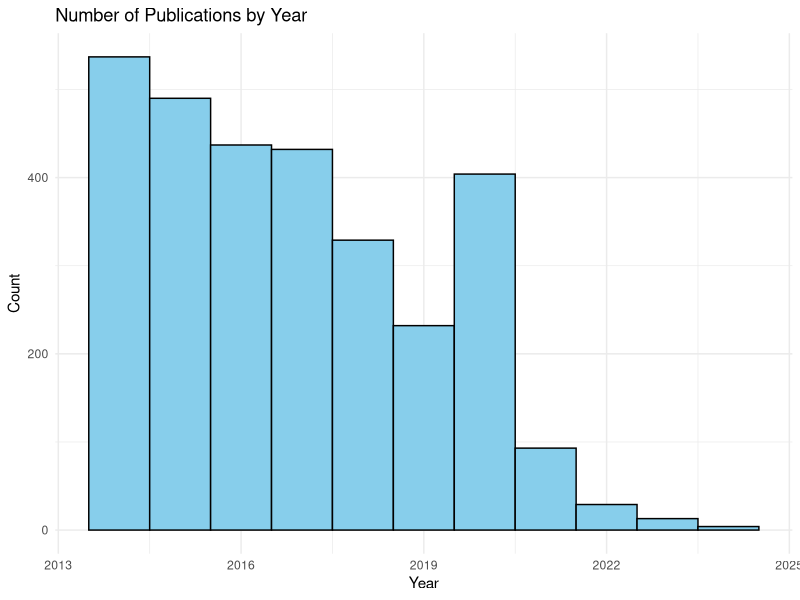
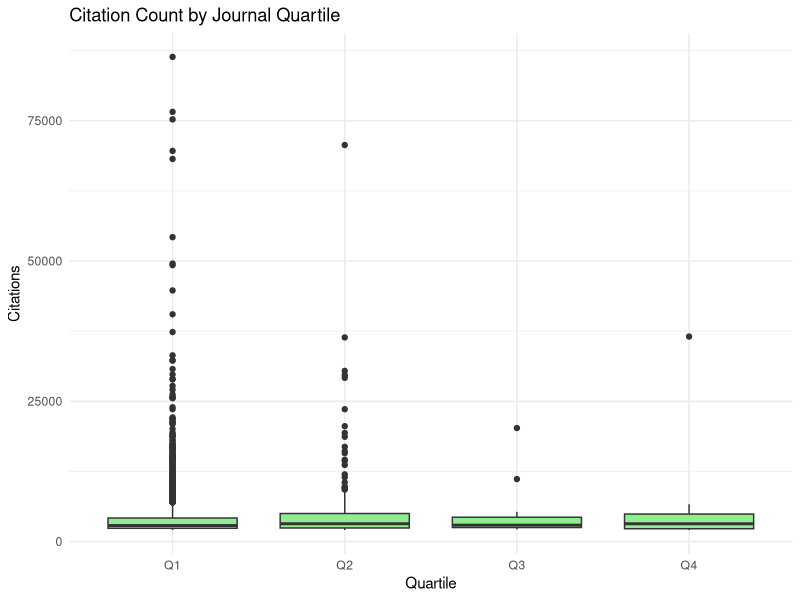
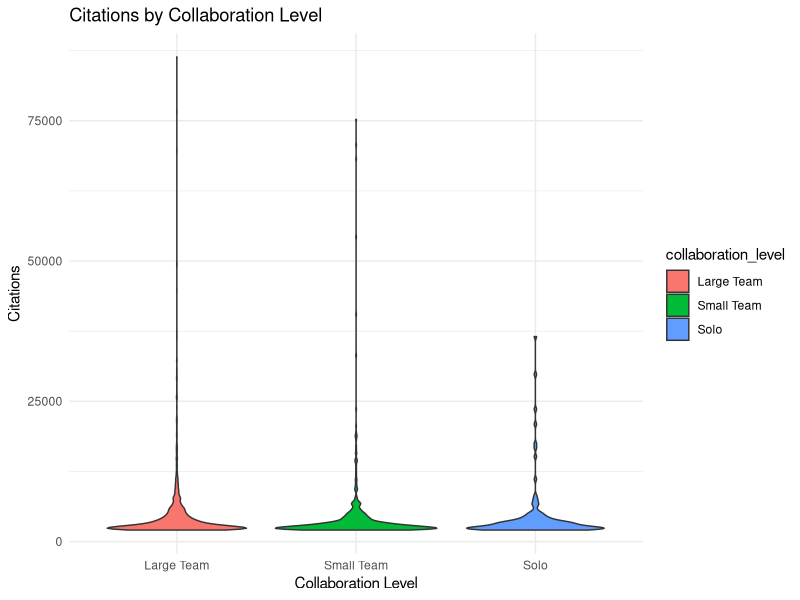
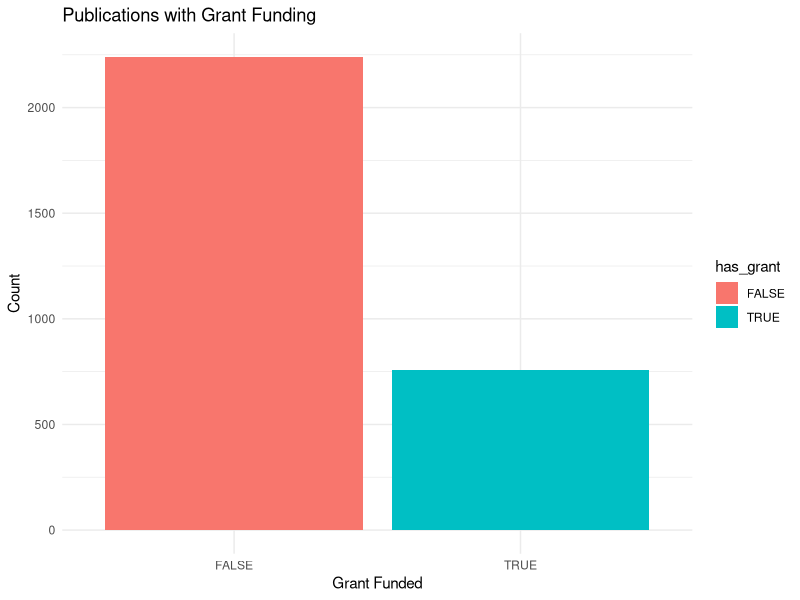
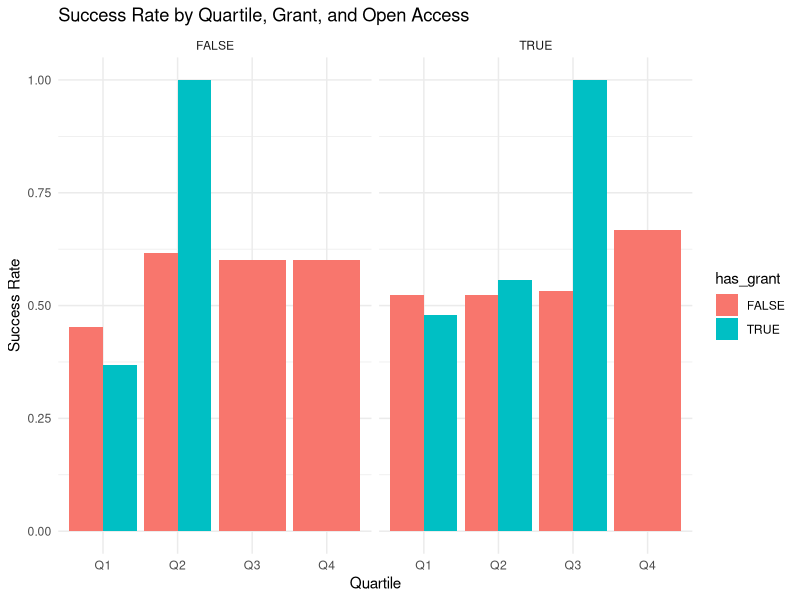
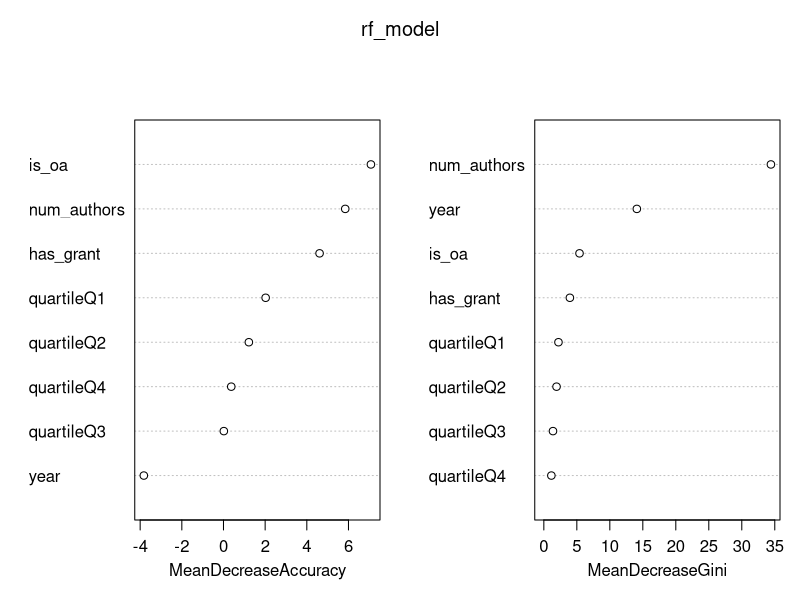
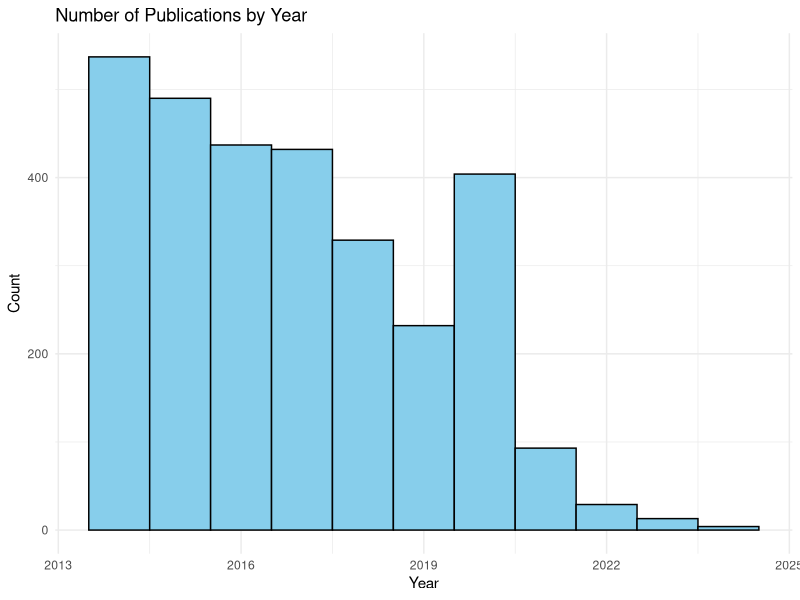
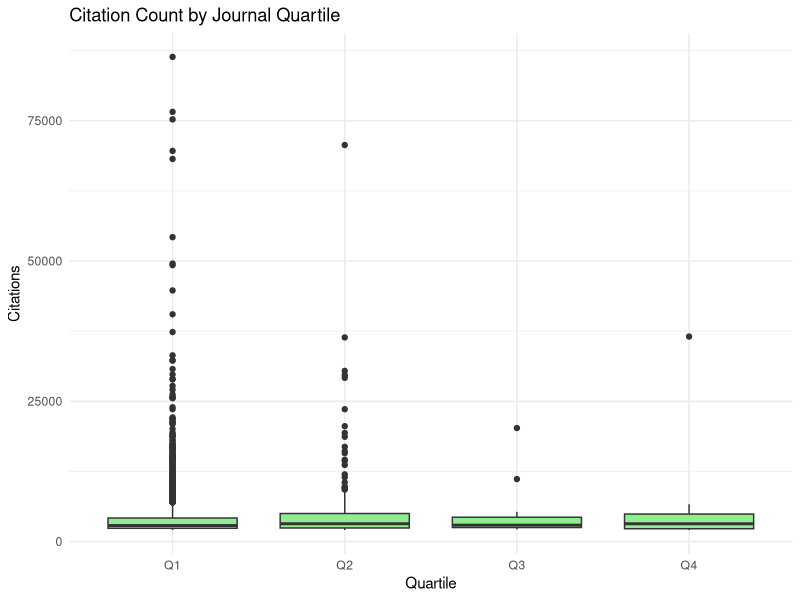

Reproduce these figures in R, in order.
# Установка пакетов (если нужно)
install.packages(c("tidyverse", "ggplot2", "caret", "randomForest", "corrplot"))

# Загрузка библиотек
library(tidyverse)
library(ggplot2)
library(caret)
library(randomForest)

#Авторы проекта
cat("Проект выполнила: Кадырова Резеда Адгамовна. Помогали: Александрова У.В., Ахтямов М.Р.", "\n")

# Загрузка данных (укажите свой путь к файлу)
publications <- read_csv("publication.csv")

# Просмотр структуры данных
glimpse(publications)

# Проверим общее количество NA
cat("Общее количество пропущенных значений:", sum(is.na(publications)), "\n")

# Очистка и подготовка
data_clean <- publications %>%
  # Обработка пропусков
  mutate(
    citations = replace_na(citations, 0),
    is_oa = as.logical(is_oa),
    has_grant = as.logical(has_grant),
    quartile = as.factor(quartile),
    journal_name = replace_na(journal_name, "Unknown")
  ) %>%
  # Создание переменной successful (цитируемость выше медианы за год)
  group_by(year) %>%
  mutate(
    median_citations = median(citations, na.rm = TRUE),
    successful = citations > median_citations
  ) %>%
  ungroup() %>%
  # Создание переменной collaboration_level
  mutate(
    collaboration_level = case_when(
      num_authors == 1 ~ "Solo",
      num_authors <= 3 ~ "Small Team",
      TRUE ~ "Large Team"
    ),
    collaboration_level = as.factor(collaboration_level)
  )

# Проверка пропусков
colSums(is.na(data_clean))

#Гистограмма публикаций по годам
ggplot(data_clean, aes(x = year)) +
  geom_histogram(binwidth = 1, fill = "skyblue", color = "black") +
  labs(title = "Number of Publications by Year", x = "Year", y = "Count") +
  theme_minimal()
ggsave("figures/publications_by_year.png")

#Boxplot цитируемости по квартилям
ggplot(data_clean, aes(x = quartile, y = citations)) +
  geom_boxplot(fill = "lightgreen") +
  labs(title = "Citation Count by Journal Quartile", x = "Quartile", y = "Citations") +
  theme_minimal()
ggsave("figures/citations_by_quartile.png")

# Цитируемость по уровню кооперации
ggplot(data_clean, aes(x = collaboration_level, y = citations, fill = collaboration_level)) +
  geom_violin() +
  labs(title = "Citations by Collaboration Level", x = "Collaboration Level", y = "Citations") +
  theme_minimal()
ggsave("figures/citations_by_collaboration.png")

# Доля публикаций с грантами
ggplot(data_clean, aes(x = has_grant, fill = has_grant)) +
  geom_bar() +
  labs(title = "Publications with Grant Funding", x = "Grant Funded", y = "Count") +
  theme_minimal()
ggsave("figures/grant_funded.png")

# Доля успешных публикаций
success_rate <- mean(data_clean$successful, na.rm = TRUE)
cat("Доля успешных публикаций:", success_rate, "\n")

# Средняя цитируемость по авторам
# Разделяем author_ids на отдельные записи
author_citations <- data_clean %>%
  separate_rows(author_ids, sep = ",") %>%
  group_by(author_ids) %>%
  summarise(
    avg_citations = mean(citations, na.rm = TRUE),
    num_publications = n()
  ) %>%
  rename(author_id = author_ids)

# Вывод первых строк
head(author_citations)

# Зависимость успешности от признаков
success_by_features <- data_clean %>%
  group_by(has_grant, is_oa, quartile) %>%
  summarise(success_rate = mean(successful, na.rm = TRUE), .groups = "drop")

# Вывод результатов
print(success_by_features)

# Визуализация зависимости
ggplot(success_by_features, aes(x = quartile, y = success_rate, fill = has_grant)) +
  geom_col(position = "dodge") +
  facet_wrap(~is_oa) +
  labs(title = "Success Rate by Quartile, Grant, and Open Access",
       x = "Quartile", y = "Success Rate") +
  theme_minimal()
ggsave("figures/success_by_features.png")

#Модель расходов
data_cost <- data_clean %>%
  mutate(
    base_cost = case_when(
      quartile == "Q1" ~ 100000,
      quartile == "Q2" ~ 80000,
      quartile == "Q3" ~ 50000,
      quartile == "Q4" ~ 30000,
      TRUE ~ 10000
    ),
    cost_final = base_cost * (1 + 0.3 * is_oa) * (1 - 0.8 * has_grant)
  )

# Общие расходы
total_cost <- sum(data_cost$cost_final, na.rm = TRUE)
cat("Общие расходы института:", total_cost, "₽\n")

# Средние расходы на успешную публикацию
avg_cost_success <- mean(data_cost$cost_final[data_cost$successful], na.rm = TRUE)
cat("Средние расходы на успешную публикацию:", avg_cost_success, "₽\n")

# Эффективность
efficiency <- sum(data_cost$successful, na.rm = TRUE) / (total_cost / 100000)
cat("Эффективность:", efficiency, "успешных публикаций на 100,000 ₽\n")

# Моделирование
# Подготовка данных
model_data <- data_clean %>%
  select(successful, num_authors, is_oa, has_grant, quartile, year) %>%
  mutate(
    is_oa = as.numeric(is_oa),
    has_grant = as.numeric(has_grant),
    successful = as.factor(successful) 
  ) %>%
  na.omit()

# Создание dummy-переменных для quartile
model_data <- model_data %>%
  mutate(quartile = as.factor(quartile)) %>%
  bind_cols(model.matrix(~ quartile - 1, data = .) %>% as_tibble()) %>%
  select(-quartile)


# Разделение на обучающую и тестовую выборки
set.seed(123)
train_index <- createDataPartition(model_data$successful, p = 0.8, list = FALSE)
train_data <- model_data[train_index, ]
test_data <- model_data[-train_index, ]

# Обучение модели Random Forest
rf_model <- randomForest(
  successful ~ .,
  data = train_data,
  ntree = 100,
  importance = TRUE
)

# Предсказания
predictions <- predict(rf_model, test_data)

# Матрица ошибок и метрики
conf_matrix <- confusionMatrix(predictions, test_data$successful)
print(conf_matrix)

# Извлечение метрик
accuracy <- conf_matrix$overall["Accuracy"]
precision <- conf_matrix$byClass["Pos Pred Value"]
recall <- conf_matrix$byClass["Sensitivity"]
cat("Accuracy:", accuracy, "\n")
cat("Precision:", precision, "\n")
cat("Recall:", recall, "\n")

# Важность переменных
importance <- importance(rf_model)
varImpPlot(rf_model)

# Сохранение графика
png("figures/variable_importance.png")
varImpPlot(rf_model)

# Выводы по проекту
cat("\n=== Выводы по проекту ===\n")
cat("1. Доля успешных публикаций составляет ", round(success_rate * 100, 1), "%. Это значит, что ", round(success_rate * 100, 1), "% публикаций имеют цитируемость выше медианы за свой год.\n", sep = "")
cat("2. Публикации в журналах с высоким квартилем (Q1, Q2) имеют больше цитирований, чем в Q3 и Q4 (см. график figures/citations_by_quartile.png).\n")
cat("3. Публикации с грантами (has_grant = TRUE) чаще успешны, чем без грантов. Open Access также увеличивает вероятность успеха (см. график figures/success_by_features.png).\n")
cat("4. Публикации с большим числом авторов (Large Team) имеют более высокую цитируемость, чем одиночные или малые команды (см. график figures/citations_by_collaboration.png).\n")
cat("5. Общие расходы института на публикации составили ", round(total_cost, 0), " ₽. Средняя стоимость успешной публикации: ", round(avg_cost_success, 0), " ₽.\n", sep = "")
cat("6. Эффективность публикаций: ", round(efficiency, 2), " успешных публикаций на 100,000 ₽.\n", sep = "")
cat("7. Модель Random Forest показала точность ", round(accuracy * 100, 1), "%. Это значит, что она правильно предсказывает успешность в ", round(accuracy * 100, 1), "% случаев.\n", sep = "")
cat("8. Самые важные признаки для предсказания успешности: наличие гранта, Open Access и квартиль журнала (см. график figures/variable_importance.png).\n")
cat("Рекомендации: Для повышения успешности публикаций институту стоит поддерживать грантовое финансирование и публиковать статьи в журналах Q1 и Q2 с Open Access.\n")